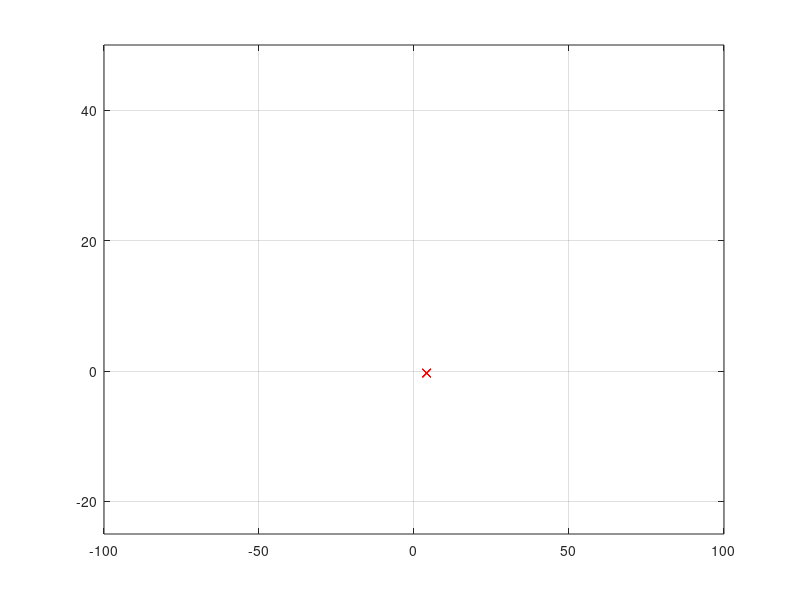

MATLAB code to generate this figure:
close all
clear all
clc

n=5;
dimensao=2;
limite_superior=[100 50];
limite_inferior=[-100 -25];

Gbest=inf;
xGbest=zeros(1,dimensao)+inf;
Pbest=zeros(n,1)+inf;
xPbest=zeros(n,dimensao)+inf;
MEAN=zeros(n,dimensao);
ST=zeros(n,dimensao);

for i=1:n
    for j=1:dimensao
        particulas(i,j)=limite_inferior(1,j)+(limite_superior(1,j)-limite_inferior(1,j)).*rand;
    end
end

iter=0;
itmax=60;

while iter<itmax
  
    iter=iter+1
    
    for iN=1:n
        fobj=(particulas(iN,1)^2)+(particulas(iN,2)^2);
        if fobj<Pbest(iN,1)
            Pbest(iN,1)=fobj;
            xPbest(iN,:)=particulas(iN,:);
        end
        if fobj<Gbest
            Gbest=fobj;
            xGbest(1,:)=particulas(iN,:);
        end
    end
    
    
    for zN=1:n
        for jN=1:dimensao
        MEAN(zN,jN)=(particulas(zN,jN)+xPbest(zN,jN)+ xGbest(1,jN))/3;
        end
    end
    
    for zY=1:n
        for jY=1:dimensao
        ST(zY,jY)=sqrt(((1/3)*(particulas(zY,jY)-MEAN(zY,jY))^2+(xPbest(zY,jY)-MEAN(zY,jY))^2+(xGbest(1,jY)-MEAN(zY,jY))^2));
        end
    end
     
    Z=((-2.*log(rand(n,dimensao))).^(1/2).*cos(2.*pi.*rand(n,dimensao)));
    particulas=MEAN+ST.*Z;
    
    for i=1:n
        for j=1:dimensao
            if particulas(i,j)>limite_superior(1,j)
                particulas(i,j)=limite_superior(1,j);
            end
             if particulas(i,j)<limite_inferior(1,j)
                particulas(i,j)=limite_inferior(1,j);
             end
        end
    end
    
    figure(1)
    plot(particulas(:,1),particulas(:,2),'rx')
    grid on
    axis([limite_inferior(1,1) limite_superior(1,1) limite_inferior(1,2) limite_superior(1,2)])
    view(0,90)
    pause(0.01)
end
    
